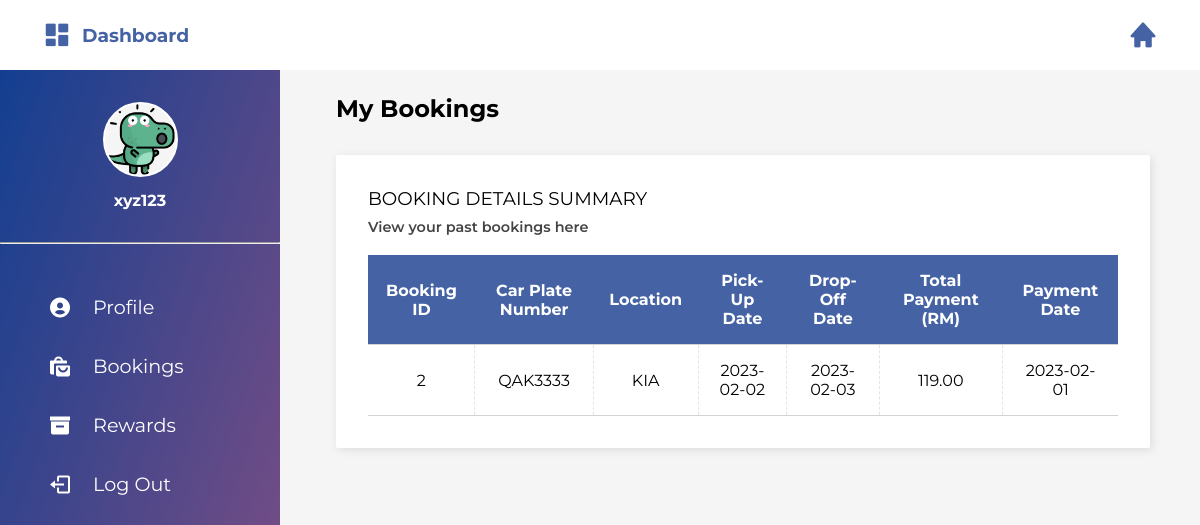
The page /member_dashboard/bookings.php (signed in) on the database its author committed.
### tables this page shows
CREATE TABLE `booking` (
  `book_ID` int(11) NOT NULL,
  `mem_ID` int(11) NOT NULL,
  `car` varchar(25) NOT NULL,
  `pick_up_date` date NOT NULL,
  `drop_off_date` date NOT NULL,
  `location` varchar(10) DEFAULT NULL
);

CREATE TABLE `transaction` (
  `trans_ID` int(11) NOT NULL,
  `booking_ID` int(11) NOT NULL,
  `pay_type` set('Credit') NOT NULL,
  `pay_amount` decimal(15,2) NOT NULL,
  `pay_date` date NOT NULL
);

### member_dashboard/bookings.php (the view, shortened to what this page needs)
<?php
global $connection;
if(isset($_SESSION["username"]))
{
?>
<!DOCTYPE html>
<html lang="en">
    <head>
        <link rel="stylesheet" href="../css/member_dashboard.css">
        <link rel="stylesheet" href="https://cdn.jsdelivr.net/npm/boxicons@latest/css/boxicons.min.css">
    </head>
    <body>
        <header class="header-bar">
            <h3>
                <label for="">
                    <a class="bx bxs-dashboard" id="member_dashboard" onclick="openSideBar()"></a>
                </label>
                Dashboard
            </h3>
            <div class="home">
                <a href="../index.php"><span class="bx bxs-home" id="home"></span></a>
            </div>
        </header>
        <div class="sidebar" id="sidebar">
            <div class="avatar-wrapper">
                <img src="../images/flaticon_surprise.png" alt="member avatar">
                <h4>
                    <?php
                        echo $_SESSION["username"];
                    ?>
                </h4>
            </div>
            <hr>
            <div class="sidebar-menu">
                <ul>
                    <li>
                        <a href="profile.php"><span class="bx bxs-user-circle" id="profile-icon"></span>
                        <span>Profile</span></a>
                    </li>
                    <li>
                        <a href="bookings.php"><span class="bx bxs-shopping-bags" id="wishlist-icon"></span>
                        <span>Bookings</span></a>
                    </li>
                    <li>
                        <a href="rewards.php"><span class='bx bxs-box' id="box-icon"></span>
                        <span>Rewards</span></a>
                    </li>
                    <li>
                        <a href="member_logout.php"><span class='bx bx-log-out' id="logout-icon"></span>
                        <span>Log Out</span></a>
                    </li>
                </ul>
            </div>
        </div>
        <div class="main-content">
            <div class="booking">
                <div class="page-header">
                    <h2>My Bookings</h2>
                </div>
                <div class="grid">
                    <div class="booking-info">
                        <div class="grid-content">
                            <div class="grid-head">
                                <span>Booking Details Summary</span>
                                <br>
                                <p>View your past bookings here</p>
                            </div>
                            <br>
                            <div class="grid-body-booking">
                                <?php
                                    $id= $_SESSION["memberID"];
                                    $sql= "SELECT * FROM booking WHERE mem_ID='$id' ";
                                    $result=mysqli_query($connection, $sql);
                                    if(mysqli_num_rows($result) > 0)
                                    {
                                ?>
                                        <table>
                                            <thead>
                                                <tr>
                                                    <th>Booking ID</th>
                                                    <th>Car Plate Number</th>
                                                    <th>Location</th>
                                                    <th>Pick-Up Date</th>
                                                    <th>Drop-Off Date</th>
                                                    <th>Total Payment (RM)</th>
                                                    <th>Payment Date</th>
                                                </tr>
                                            </thead>
                                            <tbody>
                                <?php
                                        while($row = mysqli_fetch_array($result, MYSQLI_ASSOC))
                                        {
                                            $bookingID = $row["book_ID"];
                                            echo"<tr>";
                                            echo "<td>".$row["book_ID"]."</td>";
                                            echo "<td>".$row["car"]."</td>";
                                            echo "<td>".$row["location"]."</td>";
                                            echo "<td>".$row["pick_up_date"]."</td>";
                                            echo "<td>".$row["drop_off_date"]."</td>";
                                            $sql2= "SELECT * FROM transaction WHERE booking_ID='$bookingID' ";
                                            $result2=mysqli_query($connection, $sql2);
                                            while($row2 = mysqli_fetch_array($result2, MYSQLI_ASSOC))
                                            {
                                                echo "<td>".$row2["pay_amount"]."</td>";
                                                echo "<td>".$row2["pay_date"]."</td>";
                                            }
                                        }
                                ?>
                                        </tbody>
                                    </table>
                                <?php
                                    }
                                ?>
                            </div>
                        </div>
                    </div>
                </div>
            </div>
        </div>
    </body>
</html>
<?php
}
else
{
    header("Location: ../index.php");
    exit();
}
?>

### css/member_dashboard.css (style rules this page uses)
* { font-family:"Montserrat", Verdana , sans-serif; margin: 0; padding: 0; box-sizing: border-box; scroll-padding-top: 2rem; scroll-behavior: smooth; list-style: none; text-decoration: none; }
:root { --orange-tone: rgb(255, 165, 0); --blue-tone: rgb(69, 99, 164); --beige-tone: rgb(255, 244, 207); --red--tone: rgb(171, 2, 2); --text-color: #444; --gradient: linear-gradient(to top left, rgb(138, 80, 130),rgb(19, 63, 145)); }
body { background-color: whitesmoke; }
header { height: 60px; display: flex; justify-content: space-between; align-items: center; background: white; padding: 2.2rem 2rem; position: fixed; width: 100%; z-index: 4; }
header h3 { color: var(--blue-tone); display: flex; align-items: center; }
#member_dashboard, #home { font-size: 30px; color: var(--blue-tone); margin: 10px; rotate: 0deg; }
.sidebar { width: 280px; position: fixed; left: 0; top: 70px; height: 100%; background: var(--gradient); z-index: 3; overflow-x: hidden; }
.avatar-wrapper { margin: 2rem 0rem; text-align: center ; color: white; }
.avatar-wrapper img { width: 75px; margin-bottom: 10px; background-color: whitesmoke; border-radius: 50%; border: 2px solid white; }
.sidebar-menu { margin: 3rem 2rem; }
.sidebar-menu ul { margin-bottom: 2rem; }
.sidebar-menu li { margin-bottom: 2rem; color: white; width: 100%; }
.sidebar-menu a { display: block; padding-left: 10px; color: white; font-size: 1.2rem; padding-left: 1rem; }
.sidebar-menu a span:first-child { font-size: 1.5rem; padding-right: 1rem; transform: translateY(4px); }
.main-content { margin-left: 280px; margin-right: 15px; z-index: 2; top: 70px; position: relative; }
.profile, .booking { padding: 1.5rem; min-height: calc(100vh - 70px); }
.page-header { display: flex; justify-content: space-between; align-items: center; }
.page-header h2 { margin-left: 2rem; }
.grid { display: block; margin: 2rem; width: 95%; }
.personal-info, .login-info, .booking-info { background: white; padding: 2rem; box-shadow: 2px 2px 10px rgba(0, 0, 0, 0.1); border-radius: 2px; width: 100%; }
.grid-head span { text-transform: uppercase; color: black; font-size: 1.15rem; }
.grid-head p { font-size: 0.9rem; font-weight: 600; color: var(--text-color); margin-top: 8px; }
.grid-body-profile, .grid-body-booking { overflow-x: auto; }
.grid-body-booking table { width: 100%; vertical-align: middle; border-collapse: collapse; }
.grid-body-booking th, .grid-body-booking td { text-align: center; padding: 1rem 1rem; }
.grid-body-booking th { background-color: var(--blue-tone); color: white; border-bottom: 1px solid lightgrey; }
.grid-body-booking tr { border-bottom: 1px solid lightgrey; }
.grid-body-booking td { border-left: 1px dashed rgb(229, 227, 227); }
.grid-body-booking table tr:first-child td { border-top: 0; }
.grid-body-booking table tr td:first-child { border-left: 0; }
.grid-body-booking table tr td:last-child { border-right: 0; }

### rows shown on the page
booking: book_ID "2", car "QAK3333", location "KIA", pick_up_date "2023-02-02", drop_off_date "2023-02-03"
transaction: pay_amount "119.00", pay_date "2023-02-01"

### other values the page prints
$_SESSION["username"] "xyz123"
